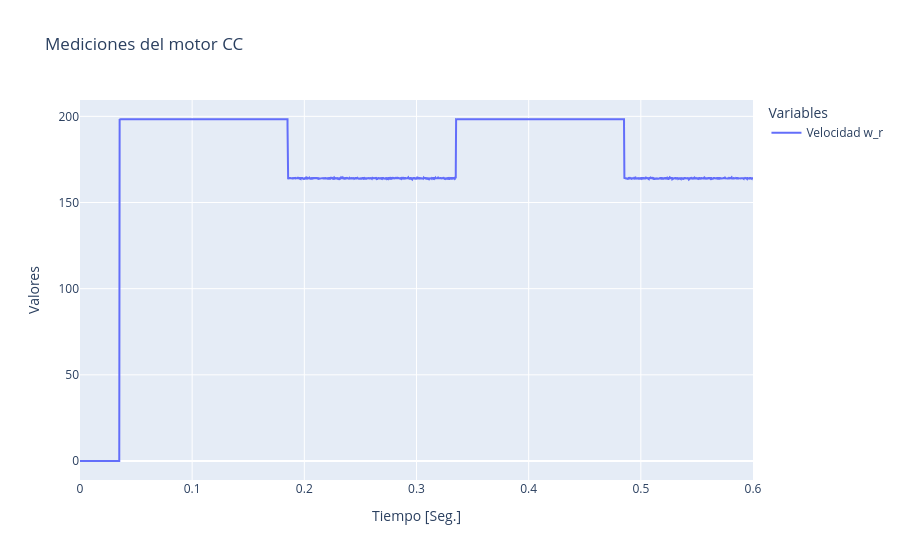

Write notebook code for a chart like this one.
### Code cell
# df_id= pd.DataFrame({'t': tc, 'y': yc})
# df2 = pd.DataFrame({'tp': [T1_C],'yp': [y1[pos]]})
fig = go.Figure()
fig.add_trace(go.Scatter(x=df_Motor['t'], y=df_Motor['wr'], mode='lines', name='Velocidad w_r'))
# fig.add_trace(go.Scatter(x=df_id['t'], y=df_id['y'], mode='lines', name='Salida y_id'))
# fig.add_trace(go.Scatter(x=df2['tp'], y=df2['yp'], mode='markers', name='y_Med'))
# Customize the layout
fig.update_layout(title='Mediciones del motor CC',
                  xaxis_title='Tiempo [Seg.]',
                  yaxis_title='Valores',
                  legend_title='Variables',
                  showlegend=True)
# Display the interactive Plotly chart
fig.show()
# df_1o= pd.DataFrame({'t': t1, 'y': y1, 't_id':tc,'y_id':yc})
# df_1o_M= pd.DataFrame({'t_Med':[T1_C],'y_Med':[y1[pos]]})

### Figure 1 — Plotly figure (JSON) as saved in the notebook; plotly's stock layout.template omitted (floating-point values rounded to 4 significant figures; data arrays with more than 128 entries replaced by an {"elided": "..."} marker saying what was removed)
{"data": [{"mode": "lines", "name": "Velocidad w_r", "type": "scatter", "x": {"elided": "59999 float values"}, "y": {"elided": "59999 float values"}}], "layout": {"legend": {"title": {"text": "Variables"}}, "showlegend": true, "title": {"text": "Mediciones del motor CC"}, "xaxis": {"title": {"text": "Tiempo [Seg.]"}}, "yaxis": {"title": {"text": "Valores"}}}}
